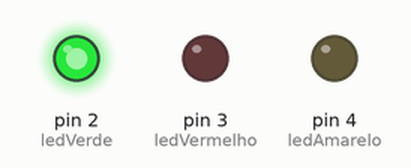
Bench run of a sketch on a simulated Arduino Uno, built with avr-gcc and run on an emulated ATmega328P. On the bench: output pins drawn as LEDs (lit = HIGH).

Above: at 0.2 s.
At 2.5 s:
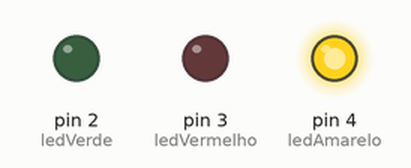
At 4.9 s:
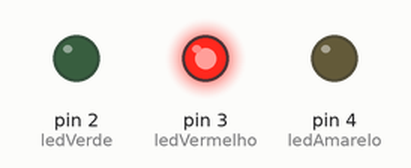
At 6.8 s:
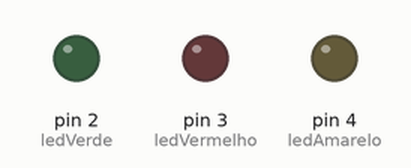
Timing chart, 0 to 8.3 s (numbered marks = the images above):
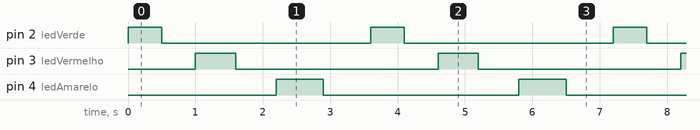

Measured:
- by itself, pin 2 (ledVerde): alternates HIGH for 0.50 s and LOW for 3.1 s
- by itself, pin 3 (ledVermelho): alternates HIGH for 0.60 s and LOW for 3.0 s
- by itself, pin 4 (ledAmarelo): alternates HIGH for 0.70 s and LOW for 2.9 s

The sketch:

Trabalho_com_variavel.ino
```cpp
//Variavel
int ledVerde = 2;
int ledVermelho = 3;
int ledAmarelo = 4;

//Declaração dos pinos
void setup()
{
  pinMode(ledVerde, OUTPUT);
  pinMode(ledVermelho, OUTPUT);
  pinMode(ledAmarelo, OUTPUT);
}

//Execução do codego
void loop()
{
  //VERDE
  digitalWrite(ledVerde, HIGH);
  delay(500);

  digitalWrite(ledVerde, LOW);
  delay(500);

  //VERMELHO
  digitalWrite(ledVermelho,HIGH);
  delay(600);

  digitalWrite(ledVermelho, LOW);
  delay(600);

  //AMARELO

  digitalWrite(ledAmarelo,HIGH);
  delay(700);

  digitalWrite(ledAmarelo, LOW);
  delay(700);

}
```
